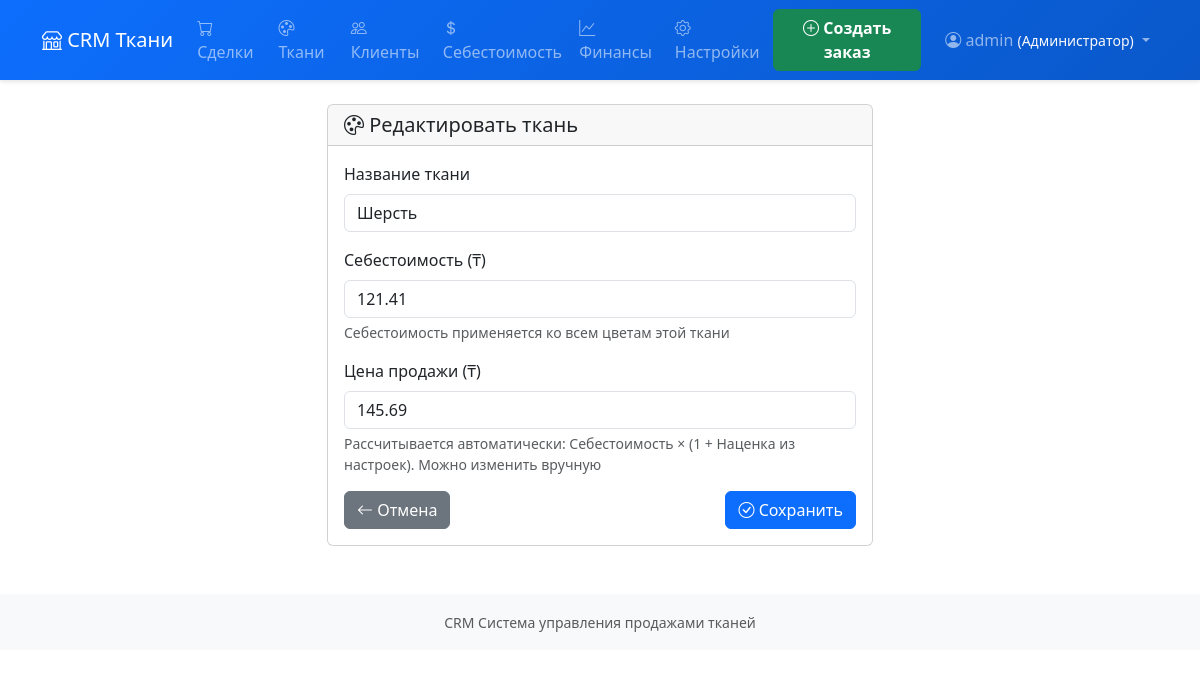
Page /fabrics/7/edit/ (signed in) on the committed database.
### core/models.py (models this page shows, shortened)
class UserProfile(models.Model):
    ROLE_CHOICES = [
        ('admin', 'Администратор'),
        ('accountant', 'Бухгалтер'),
        ('warehouse', 'Складовщик')
    ]
    user = models.OneToOneField(User, on_delete=models.CASCADE, verbose_name="Пользователь")
    role = models.CharField(
        max_length=20,
        choices=ROLE_CHOICES,
        verbose_name="Роль"
    )
    class Meta:
        verbose_name = "Профиль пользователя"
        verbose_name_plural = "Профили пользователей"
    @property
    def can_view_finances(self):
        return self.role in ['admin', 'accountant']
    @property
    def can_manage_users(self):
        return self.role == 'admin'
    @property
    def can_view_financial_analytics(self):
        return self.role == 'admin'
    @property
    def is_warehouse_only(self):
        return self.role == 'warehouse'

### fabrics/models.py (models this page shows, shortened)
class Fabric(models.Model):
    name = models.CharField(max_length=200, verbose_name="Название ткани")
    description = models.TextField(
        blank=True,
        verbose_name="Описание",
        help_text="Дополнительное описание ткани"
    )
    cost_price = models.DecimalField(
        max_digits=10,
        decimal_places=2,
        verbose_name="Себестоимость",
        help_text="Себестоимость ткани (применяется ко всем цветам)"
    )
    selling_price = models.DecimalField(
        max_digits=10,
        decimal_places=2,
        verbose_name="Цена продажи",
        help_text="Цена, по которой ткань продается клиентам",
        null=True, blank=True
    )
    created_at = models.DateTimeField(auto_now_add=True, verbose_name="Дата создания")
    class Meta:
        verbose_name = "Ткань"
        verbose_name_plural = "Ткани"
        ordering = ['name']

### fabrics/views.py (the view)
# urls.py: path('<int:fabric_id>/edit/', views.fabric_edit, name='fabric_edit'),
@login_required
def fabric_edit(request, fabric_id):
    if not request.user.userprofile.can_view_finances:
        messages.error(request, 'У вас нет прав для редактирования тканей.')
        return redirect('fabrics:fabric_list')
    fabric = get_object_or_404(Fabric, id=fabric_id)
    if request.method == 'POST':
        form = FabricForm(request.POST, instance=fabric)
        if form.is_valid():
            fabric = form.save()
            ActivityLog.objects.create(
                user=request.user,
                action='update',
                object_type='Fabric',
                object_id=fabric.id,
                description=f'Отредактирована ткань: {fabric.name}'
            )
            messages.success(request, f'Ткань "{fabric.name}" успешно обновлена.')
            return redirect('fabrics:fabric_detail', fabric_id=fabric.id)
    else:
        form = FabricForm(instance=fabric)
    return render(request, 'fabrics/fabric_form.html', {'form': form, 'title': 'Редактировать ткань'})

### fabrics/forms.py
class FabricForm(forms.ModelForm):
    class Meta:
        model = Fabric
        fields = ['name', 'cost_price', 'selling_price']
        widgets = {
            'name': forms.TextInput(attrs={
                'class': 'form-control',
                'placeholder': 'Введите название ткани'
            }),
            'cost_price': forms.NumberInput(attrs={
                'class': 'form-control',
                'placeholder': 'Себестоимость в тенге',
                'step': '0.01',
                'min': '0'
            }),
            'selling_price': forms.NumberInput(attrs={
                'class': 'form-control',
                'placeholder': 'Цена продажи (рассчитается автоматически)',
                'step': '0.01',
                'min': '0'
            }),
        }
        labels = {
            'name': 'Название ткани',
            'cost_price': 'Себестоимость (₸)',
            'selling_price': 'Цена продажи (₸)',
        }

### templates/fabrics/fabric_form.html (shortened to what this page needs)
{% extends 'base.html' %}
{% block content %}
<div class="row justify-content-center">
    <div class="col-md-6">
        <div class="card">
            <div class="card-header">
                <h5 class="mb-0"><i class="bi bi-palette"></i> {{ title }}</h5>
            </div>
            <div class="card-body">
                <form method="post">
                    <div class="mb-3">
                        <label for="{{ form.name.id_for_label }}" class="form-label">{{ form.name.label }}</label>
                        {{ form.name }}
                    </div>
                    <div class="mb-3">
                        <label for="{{ form.cost_price.id_for_label }}" class="form-label">{{ form.cost_price.label }}</label>
                        {{ form.cost_price }}
                        <div class="form-text">Себестоимость применяется ко всем цветам этой ткани</div>
                    </div>
                    <div class="mb-3">
                        <label for="{{ form.selling_price.id_for_label }}" class="form-label">{{ form.selling_price.label }}</label>
                        {{ form.selling_price }}
                        <div class="form-text">Рассчитывается автоматически: Себестоимость × (1 + Наценка из настроек). Можно изменить вручную</div>
                    </div>
                    <div class="d-flex justify-content-between">
                        <a href="{% url 'fabrics:fabric_list' %}" class="btn btn-secondary">
                            <i class="bi bi-arrow-left"></i> Отмена
                        </a>
                        <button type="submit" class="btn btn-primary">
                            <i class="bi bi-check-circle"></i> Сохранить
                        </button>
                    </div>
                </form>
            </div>
        </div>
    </div>
</div>
{% endblock %}

### templates/base.html (shortened to what this page needs)
<!DOCTYPE html>
<html lang="ru">
<head>
    <link href="https://cdn.jsdelivr.net/npm/bootstrap@5.3.0/dist/css/bootstrap.min.css" rel="stylesheet">
    <link href="https://cdn.jsdelivr.net/npm/bootstrap-icons@1.10.0/font/bootstrap-icons.css" rel="stylesheet">
</head>
<body>
    <nav class="navbar navbar-expand-lg navbar-dark" style="background: linear-gradient(135deg, #0d6efd 0%, #0a58ca 100%); box-shadow: 0 2px 4px rgba(0,0,0,0.1);">
        <div class="container">
            <a class="navbar-brand" href="{% url 'core:home' %}">
                <i class="bi bi-shop"></i> CRM Ткани
            </a>
            {% if user.is_authenticated %}
                <div class="collapse navbar-collapse" id="navbarNav">
                    {% if not user.userprofile.is_warehouse_only %}
                        <ul class="navbar-nav me-auto">
                            <li class="nav-item">
                                <a class="nav-link" href="{% url 'deals:deal_list' %}">
                                    <i class="bi bi-cart"></i> Сделки
                                </a>
                            </li>
                            <li class="nav-item">
                                <a class="nav-link" href="{% url 'fabrics:fabric_list' %}">
                                    <i class="bi bi-palette"></i> Ткани
                                </a>
                            </li>
                            <li class="nav-item">
                                <a class="nav-link" href="{% url 'clients:client_list' %}">
                                    <i class="bi bi-people"></i> Клиенты
                                </a>
                            </li>
                            {% if user.userprofile.can_manage_users %}
                                <li class="nav-item">
                                    <a class="nav-link" href="{% url 'finances:set_fabric_cost_price' %}">
                                        <i class="bi bi-currency-dollar"></i> Себестоимость
                                    </a>
                                </li>
                            {% endif %}
                            {% if user.userprofile.can_view_financial_analytics %}
                                <li class="nav-item">
                                    <a class="nav-link" href="{% url 'finances:financial_dashboard' %}">
                                        <i class="bi bi-graph-up"></i> Финансы
                                    </a>
                                </li>
                            {% endif %}
                            {% if user.userprofile.can_manage_users %}
                                <li class="nav-item">
                                    <a class="nav-link" href="{% url 'finances:system_settings' %}">
                                        <i class="bi bi-gear"></i> Настройки
                                    </a>
                                </li>
                            {% endif %}
                        </ul>
                        <a href="{% url 'deals:deal_create' %}" class="btn btn-success me-3" style="font-weight: bold;">
                            <i class="bi bi-plus-circle"></i> Создать заказ
                        </a>
                    {% endif %}
                    <div class="navbar-nav">
                        <div class="nav-item dropdown">
                            <a class="nav-link dropdown-toggle" href="#" role="button" data-bs-toggle="dropdown">
                                <i class="bi bi-person-circle"></i> {{ user.username }}
                                <small class="text-light">({{ user.userprofile.get_role_display }})</small>
                            </a>
                        </div>
                    </div>
                </div>
            {% endif %}
        </div>
    </nav>
    <main class="container mt-4">
        {% block content %}{% endblock %}
    </main>
    <footer class="bg-light mt-5 py-3">
        <div class="container text-center">
            <small class="text-muted">CRM Система управления продажами тканей</small>
        </div>
    </footer>
</body>
</html>

### rows in the picture
Fabric: name "Шерсть", cost_price "121.41", selling_price "145.69"

### other values in the picture
{{ user.username }} "admin"
{{ user.userprofile.get_role_display }} "Администратор"
{{ title }} "Редактировать ткань"
